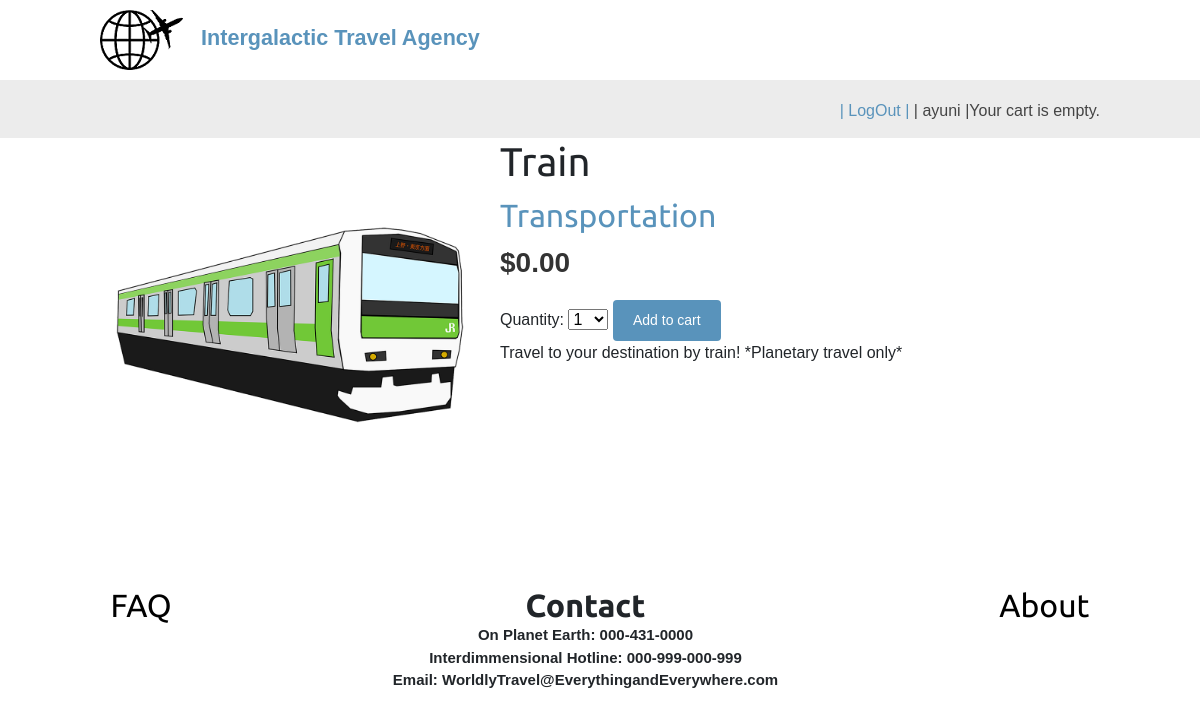
/32/train/ (signed in), run on the app's committed database.
### shop/models.py (models this page shows, shortened)
class Product(models.Model):
    category = models.ForeignKey(Category,
                                 related_name='products',
                                 on_delete=models.CASCADE)
    name = models.CharField(max_length=200, db_index=True)
    slug = models.SlugField(max_length=200, db_index=True)
    image = models.ImageField(upload_to='products/%Y/%m/%d',
                              blank=True)
    description = models.TextField(blank=True)
    price = models.DecimalField(max_digits=10, decimal_places=2)
    available = models.BooleanField(default=True)
    created = models.DateTimeField(auto_now_add=True)
    updated = models.DateTimeField(auto_now=True)
    class Meta:
        ordering = ('name',)
        index_together = (('id', 'slug'),)

class Category(models.Model):
    name = models.CharField(max_length=200,
                            db_index=True)
    slug = models.SlugField(max_length=200,
                            unique=True)
    class Meta:
        ordering = ('name',)
        verbose_name = 'category'
        verbose_name_plural = 'categories'
    def __str__(self):
        return self.name
    def get_absolute_url(self):
            return reverse('shop:product_list_by_category',
                           args=[self.slug])

### shop/views.py (the view)
# urls.py: path('<int:id>/<slug:slug>/', views.product_detail,name='product_detail'),
@login_required(login_url="shop:login_page")
def product_detail(request, id, slug):
    product = get_object_or_404(Product,
                                id=id,
                                slug=slug,
                                available=True)
    cart_product_form = CartAddProductForm()
    return render(request,
                  'shop/product/detail.html',
                  {'product': product,
                   'cart_product_form': cart_product_form})

### cart/forms.py
class CartAddProductForm(forms.Form):
    quantity = forms.TypedChoiceField(
                                choices=PRODUCT_QUANTITY_CHOICES,
                                coerce=int)
    update = forms.BooleanField(required=False,
                                initial=False,
                                widget=forms.HiddenInput)

### shop/templates/shop/product/detail.html (shortened to what this page needs)
{% extends "shop/base.html" %}
{% load static %}
{% block content %}
  <div class="product-detail">
    <img src="{% if product.image %}{{ product.image.url }}{% else %}{% static "img/no_image.png" %}{% endif %}">
    <h1>{{ product.name }}</h1>
    <h2><a href="{{ product.category.get_absolute_url }}">{{ product.category }}</a></h2>
    <p class="price">${{ product.price }}</p>
    <form action="{% url "cart:cart_add" product.id %}" method="post">
      {{ cart_product_form }}
      <input type="submit" value="Add to cart">
    </form>
    {{ product.description|linebreaks }}
  </div>
{% endblock %}

### shop/templates/shop/base.html (shortened to what this page needs)
{% load static %}
<!DOCTYPE html>
<html lang="en">
<head>
  <link rel="stylesheet" href="https://stackpath.bootstrapcdn.com/bootstrap/4.1.3/css/bootstrap.min.css">
 <link href="{% static "css/base.css" %}" rel="stylesheet">
</head>
<body>
  <div id="header">
      <img src="\products\2022\03\03\logo.png">&emsp;<big><font color="0c158a"><b><a href="ayunir1.pythonanywhere.com/">Intergalactic Travel Agency</a></b></font></big>
  </div>
  <div id="subheader">
    {% if request.user.is_authenticated %}
    <div class="cart">
      {% with total_items=cart|length %}
          {% if cart|length > 0 %}
            Your cart:
            <a href="{% url "cart:cart_detail" %}">
              {{ total_items }} item{{ total_items|pluralize }},
              ${{ cart.get_total_price }}
            </a>
          {% else %}
            Your cart is empty.
          {% endif %}
        {% endwith %}
    </div>
    {% endif %}
    <div class="cart">
      {% if request.user.is_authenticated %}
      <a href="{% url 'shop:logout' %}">
       | LogOut |
      </a>
      {% endif %}
            {% if request.user.is_authenticated %}
         <span>| {{ request.user }} |</span>
         {% endif %}
    </div>
  </div>
  <div id="content">
    {% block content %}
    {% endblock %}
  </div>
</body>
<br>
<br>
  <div class="link-container">
      <div>
          <h2> <a href = "FAQ" class="link">FAQ</a></h2>
      </div>
      <div class="contact-container">
         <h2>Contact</h2>
         <p>On Planet Earth: 000-431-0000</p>
          <p> Interdimmensional Hotline: 000-999-000-999 </p>
         <p>Email: WorldlyTravel@EverythingandEverywhere.com</p>
      </div>
      <div>
         <h2><a href= "About" class="link">About</a></h2>
      </div>
   </div>
</html>

### shop/static/css/base.css (style rules this page uses)
body { margin:0; padding:0; font-family:helvetica, sans-serif; }
h1, h2, h3, h4, h5 , h6 { font-family: 'Ubuntu', sans-serif; font-weight:normal; }
a { text-decoration:none; color:#5993bb; }
a.button, input[type="submit"] { color:#fff; background:#5993bb; border-radius:4px; padding:10px 20px; font-size:14px; border:0; }
#header { padding:10px 100px; font-size:18px; overflow:auto; }
#subheader { background:#ececec; color:#444; padding:15px 100px; overflow:auto; }
#subheader .cart { float:right; padding-top:4px; }
#content { padding:0 100px; overflow:hidden; }
.product-detail { text-align:justify; }
.product-detail .price { color:#333; font-size:28px; font-weight:bold; }
.product-detail img { width:40%; float:left; padding:0 20px 20px 0; }
.product-detail h1 { margin-bottom:0; }
.product-detail h2 { margin-top:10px; }

### shop/templates/shop/base.html (style rules this page uses)
.link { color: rgb(00, 00, 00); text-decoration: none; }
.link-container { display: flex; flex-direction: row; flex-wrap: wrap; justify-content: space-around; }
.contact-container { text-align: center; }
.contact-container h2 { font-weight: 600; margin-bottom: 0; }
.contact-container p { font-weight: 600; font-size: 15px; margin-bottom: 0; }

### data on the page
Product: image (picture), name "Train", category "Transportation", price "0.00", description "Travel to your destination by train! *Planetary travel only*"

### other printed values
{{ request.user }} "ayuni"
